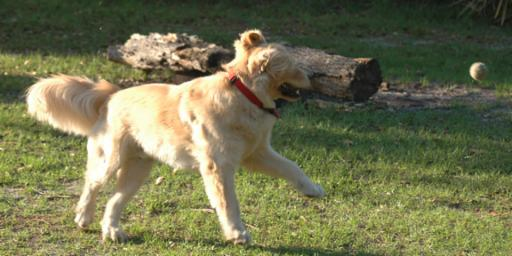
#> input picture ps0_python/output/ps0-1-a-1.png, 512 x 256 px
$ python ps0.py
#> lines starting #> are read from the running program, lines starting #| are printed output that depends on the picture
import cv2
import numpy as np
import os

# [122 lines left out: functions prob_1, pixel_switcher, prob_2, prob_3, prob_4, not called in this run]

def prob_5():
    # a
    dir_path = os.path.dirname(os.path.realpath(__file__))
    dir_dog = dir_path + "/output/" + "ps0-1-a-1.png"
    img_dog = cv2.imread(dir_dog, 1)
#> img_dog is the input picture: shape (256, 512, 3); mean B, G, R 79.2, 114.3, 113.2
    row, col, _ = img_dog.shape
#> row = 256; col = 512
    im = np.empty((row, col), np.uint8)

    mean = 0
    stddev = 16
    cv2.randn(im, mean, stddev)
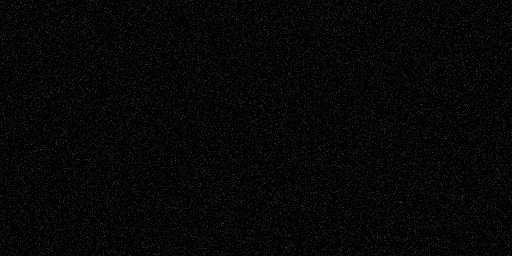
#> im: shape (256, 512); min 0, max 73, mean 6.4
    img_dog[:,:,1] += im
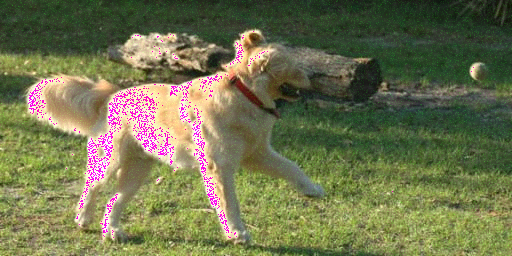
#> img_dog: shape (256, 512, 3); mean B, G, R 79.2, 116.1, 113.2
    cv2.imshow('problem 5a', img_dog)
    cv2.waitKey(0)
    cv2.destroyAllWindows()
    dir_save = dir_path + "/output/" + "ps0-5-a-1.png"
    cv2.imwrite(dir_save, img_dog)

    # b
    img_dog = cv2.imread(dir_dog, 1)
    row, col, _ = img_dog.shape
    im = np.empty((row, col), np.uint8)

    mean = 0
    stddev = 16
    cv2.randn(im, mean, stddev)
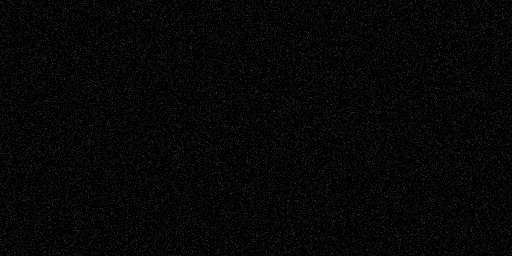
#> im: shape (256, 512); min 0, max 71, mean 6.4
    img_dog[:,:,0] += im
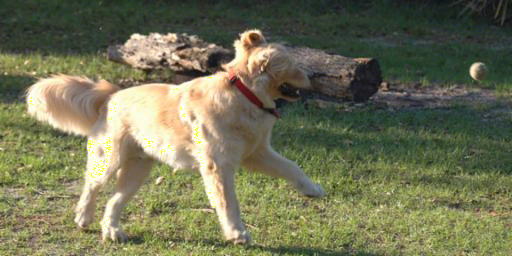
#> img_dog: shape (256, 512, 3); mean B, G, R 85, 114.3, 113.2
    cv2.imshow('problem 5b', img_dog)
    cv2.waitKey(0)
    cv2.destroyAllWindows()
    dir_save = dir_path + "/output/" + "ps0-5-b-1.png"
    cv2.imwrite(dir_save, img_dog)


prob_5()
